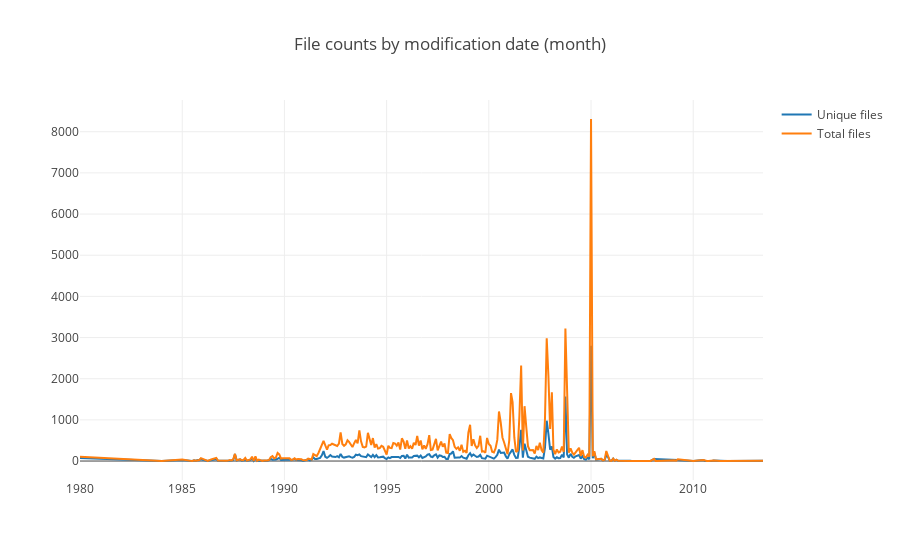

Source (notebook cell):
### Code cell
years = files['LAST_MODIFIED'].dt.strftime('%Y-%m').value_counts().sort_index()
uyears = unique_files['LAST_MODIFIED'].dt.strftime('%Y-%m').value_counts().sort_index()
uyears = uyears.reset_index()
years = years.reset_index()
uyears = uyears[uyears['index'] < '2014-01']
years = years[years['index'] < '2014-01']
fig = go.Figure(data=[
    go.Scatter(x=uyears['index'], y=uyears['LAST_MODIFIED'], name='Unique files'),
    go.Scatter(x=years['index'], y=years['LAST_MODIFIED'], name='Total files')],
    layout_title_text="File counts by modification date (month)")

iplot(fig, filename='pandas-time-series')

### Figure 1 — Plotly figure (JSON) as saved in the notebook; plotly's stock layout.template omitted (floating-point values rounded to 4 significant figures; data arrays with more than 128 entries replaced by an {"elided": "..."} marker saying what was removed)
{"data": [{"name": "Unique files", "type": "scatter", "uid": "029a2112-9990-4323-b1b2-1a8ac8460ad0", "x": {"elided": "278 str values"}, "y": {"elided": "278 int values"}}, {"name": "Total files", "type": "scatter", "uid": "ba0667b3-848e-4eef-b956-17e233a3701b", "x": {"elided": "279 str values"}, "y": {"elided": "279 int values"}}], "layout": {"title": {"text": "File counts by modification date (month)"}}}
